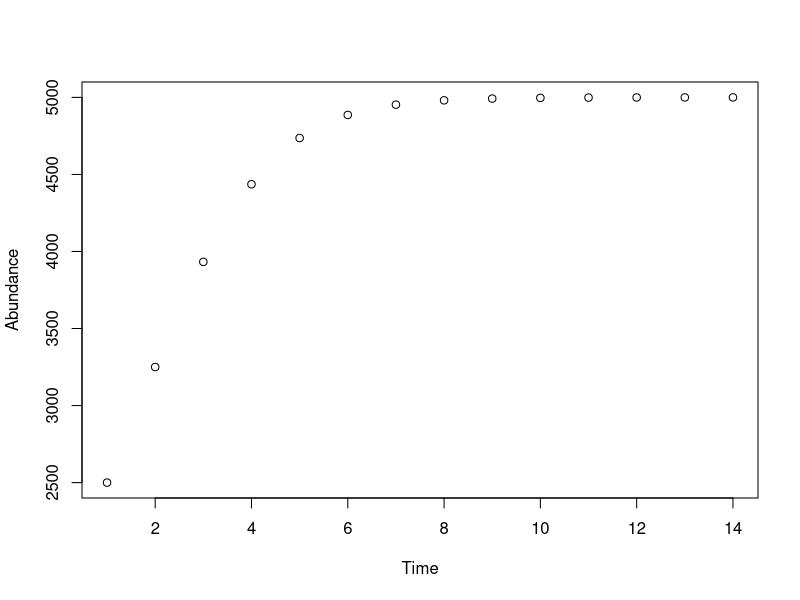

Write R code to recreate this figure.


#Turn the logistic growth model code into a function that takes r (the intrinsic growth rate), K (the carrying capacity), the total number of generations, and the initial population size as its arguments.

growfunc <- function(r, K, timeend, n) {
  Time <- 1:timeend
  for (i in 2:timeend){
    n[i] = n[i-1] + ( r * n[i-1] * (K - n[i-1])/K )
    print(n[i])
  }
  #Add code to the function so that it produces a plot of the data it generates (i.e., it should plot abundance over time). Note that the axes should be labeled appropriately.
  Abundance <- n
  plot(Time, Abundance)
#Write  lines of code that writes the data set to a file (also in your Lab08 directory). The data file should have two columns: the first column should be "generations", and the second column should be "abundance".  
  growframe <- data.frame(Time, Abundance)
  colnames(growframe)[1] <- "Generations"
  colnames(growframe)[2] <- "Abundance"
  write.csv(growframe, "Generation_Abundances.csv")
}
# Following the function, write a line(s) of code that calls the function (you choose the parameter values).
growfunc(.6, 5000, 14, 2500)
square=3
triangle=1
swirl=6
s=8